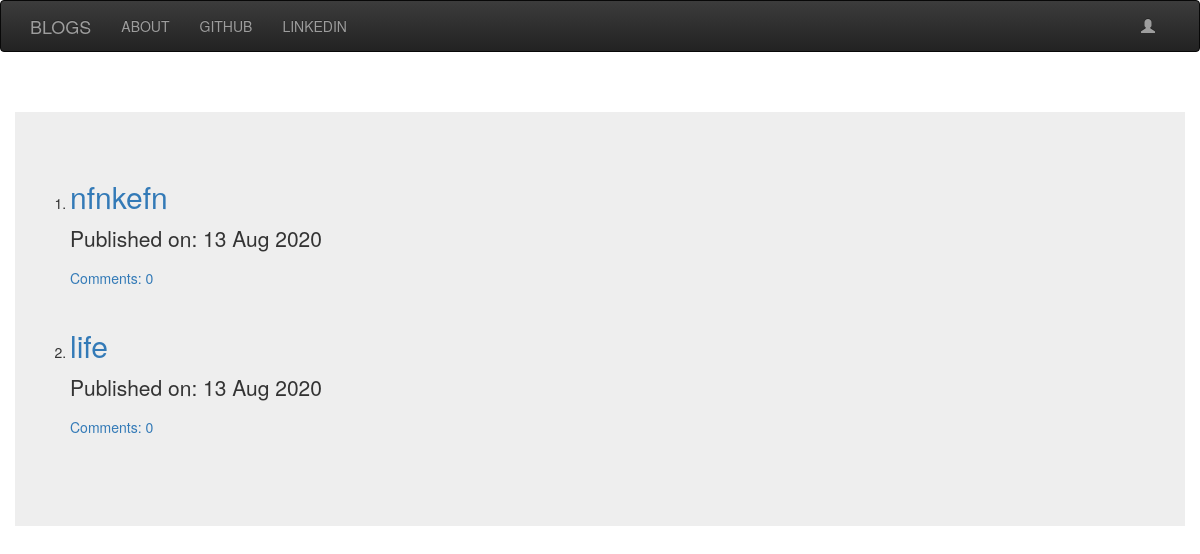
The page / on the database its author committed.
### blog/models.py (models this page shows, shortened)
class Post(models.Model):
    author = models.CharField(max_length = 264)
    text = models.TextField()
    title = models.CharField(max_length = 264)
    create_date = models.DateTimeField(default = timezone.now)
    published_date = models.DateTimeField(blank = True, null = True)
    def approve_comments(self):
        return self.comment.filter(approved_comment  = True)

### blog/views.py (the view)
# urls.py: url(r'^$',views.PostListView.as_view(), name='post_list'),
class PostListView(ListView):
    model = models.Post
    def get_queryset(self):
        return models.Post.objects.filter(published_date__lte = timezone.now()).order_by('-published_date')

### blog/templates/blog/post_list.html (shortened to what this page needs)
{%extends 'blog/base.html'%}
{%block body_block%}
    <ol>
            {%for post in post_list%}
            <li>
                <div class="post">
                    <h2><a href="{%url 'blog:post_detail' pk=post.pk%}">{{post.title}}</a></h1>
                    <div class="date">
                        <p>Published on: {{post.published_date|date:"d M Y"}}</p>
                    </div>
                    <a href="{%url 'blog:post_detail' pk=post.pk%}">Comments: {{post.approve_comments.count}}</a>
                </div>
            </li>
            <hr>
            {%endfor%}
    </ol>
{%endblock%}

### blog/templates/blog/base.html (shortened to what this page needs)
<!DOCTYPE html>
<html>
    <link rel="stylesheet" href="https://maxcdn.bootstrapcdn.com/bootstrap/3.3.7/css/bootstrap.min.css"
>
        <link rel="stylesheet" href="https://maxcdn.bootstrapcdn.com/bootstrap/3.3.7/css/bootstrap-theme.min.css"
>
    <link rel="stylesheet" href="//cdn.jsdelivr.net/npm/medium-editor@latest/dist/css/medium-editor.min.css" type="text/css"
        media="screen" charset="utf-8">
    <head>
    </head>
    <body>
        <nav class="navbar navbar-inverse technofont">
            <div class="container">
                <ul class="nav navbar-nav">
                    <li><a class="navbar-brand bigbrand " href="{%url 'blog:post_list'%}">BLOGS</a></li>
                    <li><a class="navbar-link " href="{% url 'blog:about'%}">ABOUT</a></li>
                    <li><a class="navbar-link " href="https://github.com/vinaydahiya04/">GITHUB</a></li>
                    <li><a class="navbar-link " href="https://in.linkedin.com/in/vinay-dahiya-3438931b1">LINKEDIN</a></li>
                </ul>
                <div class="pull-right">
                    <ul class="nav navbar-nav">
                        {% if user.is_authenticated%}
                        <li>
                            <a href="{% url 'blog:post_new'%}">NEW BLOG</a>
                        </li>
                        <li>
                            <a href="{% url 'blog:post_draft_list'%}">DRAFTS</a>
                        </li>
                        <li>
                            <a href="{% url 'logout'%}">LOGOUT</a>
                        </li>
                        <li>
                            <a>WELCOME : {{user.username}} </a>
                        </li>
                        {%else%}
                        <li>
                            <a href="{% url 'login' %}"><span class="glyphicon glyphicon-user"></span></a>
                        </li>
                        {%endif%}
                    </ul>
                </div>
            </div>
        </nav>
        <br>
        <br>
        <div class="container jumbotron content">
            {%block body_block%}
            {%endblock%}
        </div>
    </body>
</html>

### rows shown on the page
Post: title "nfnkefn", published_date "13 Aug 2020", approve_comments.count "0"
Post: title "life", published_date "13 Aug 2020", approve_comments.count "0"
